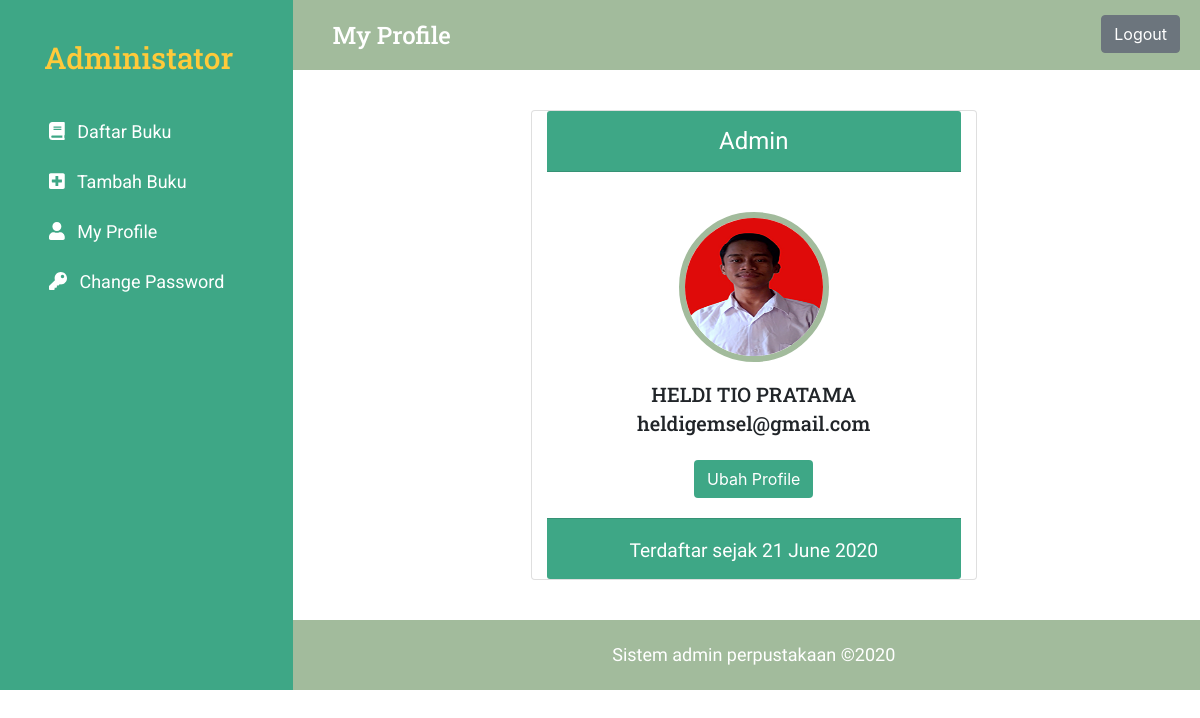
The app's page /profile.php (signed in) with its own data.
### tables this page shows
CREATE TABLE `user` (
  `id` int(11) NOT NULL,
  `nama` varchar(128) NOT NULL,
  `email` varchar(128) NOT NULL,
  `password` varchar(256) NOT NULL,
  `img` varchar(256) NOT NULL,
  `date_time` int(128) NOT NULL
);

### functions.php (called while the page is built, shortened)
<?php
$conn = mysqli_connect("localhost", "root", "", "dpw");
function getProfile()
{
    $email = $_SESSION['email'];
    global $conn;
    $query = "SELECT * FROM user WHERE email = '$email'";
    $result = mysqli_query($conn, $query);
    return mysqli_fetch_assoc($result);
}

### profile.php (the view, shortened to what this page needs)
<?php
require 'functions.php';
$profile = getProfile();
?>
<?php include_once('template/header.php') ?>
<?php include_once('template/sidebar.php') ?>
<div class="col-lg-9">
    <div class="row ">
        <div class="col-sm-12 topbar">
            <h3>My Profile</h3>
            <a href="logout.php">
                <div class="logout btn btn-secondary float-right">Logout</div>
            </a>
        </div>
        <div class="main-content col-lg-12">
            <div class="card card-profile text-center col-lg-6 offset-lg-3">
                <div class="card-header">
                    Admin
                </div>
                <div class="card-body">
                    <img src="img/<?= $profile['img'] ?>" class="profile-img">
                    <h5 class="card-title"><?= $profile['nama'] ?></h5>
                    <h5 class="card-title"><?= $profile['email'] ?></h5>
                    <a href="#" class="btn" data-toggle="modal" data-target="#edit-profile">Ubah Profile</a>
                </div>
                <div class="card-footer">
                    <small>Terdaftar sejak <?= date('d F Y', $profile['date_time']) ?></small>
                </div>
            </div>
        </div>
        <?php include_once('template/footer.php') ?>

### css/style.css (style rules this page uses)
html,body { overflow-x: hidden; margin: 0; box-sizing: border-box; }
.topbar { background: #A2BB9C; height: 70px; }
.topbar h3 { font-family: 'Roboto Slab', serif; line-height: 70px; font-size: 24px; color: white; display: inline; margin-left: 25px; }
.logout { margin: 15px 20px 15px 0; }
.main-content { height: 550px; overflow-y: scroll; }
.profile-img { width: 150px; border-radius: 50%; height: 150px; border: solid 6px #A2BB9C; margin: 20px 0 20px 0; }
.card-profile { margin-top: 40px; }
.card-profile .card-header, .card-footer { background: #3EA786; color: white; font-size: 24px; font-family: 'Roboto', sans-serif; }
.card-footer { font-family: 'Montaga', serif; }
.card-body h5 { margin-bottom: 5px; font-family: 'Roboto Slab', serif; }
.card-body a { margin-top: 20px; background: #3EA786; color: white; }

### records on screen
user: img (picture), nama "HELDI TIO PRATAMA", email "heldigemsel@gmail.com", date_time "21 June 2020"
